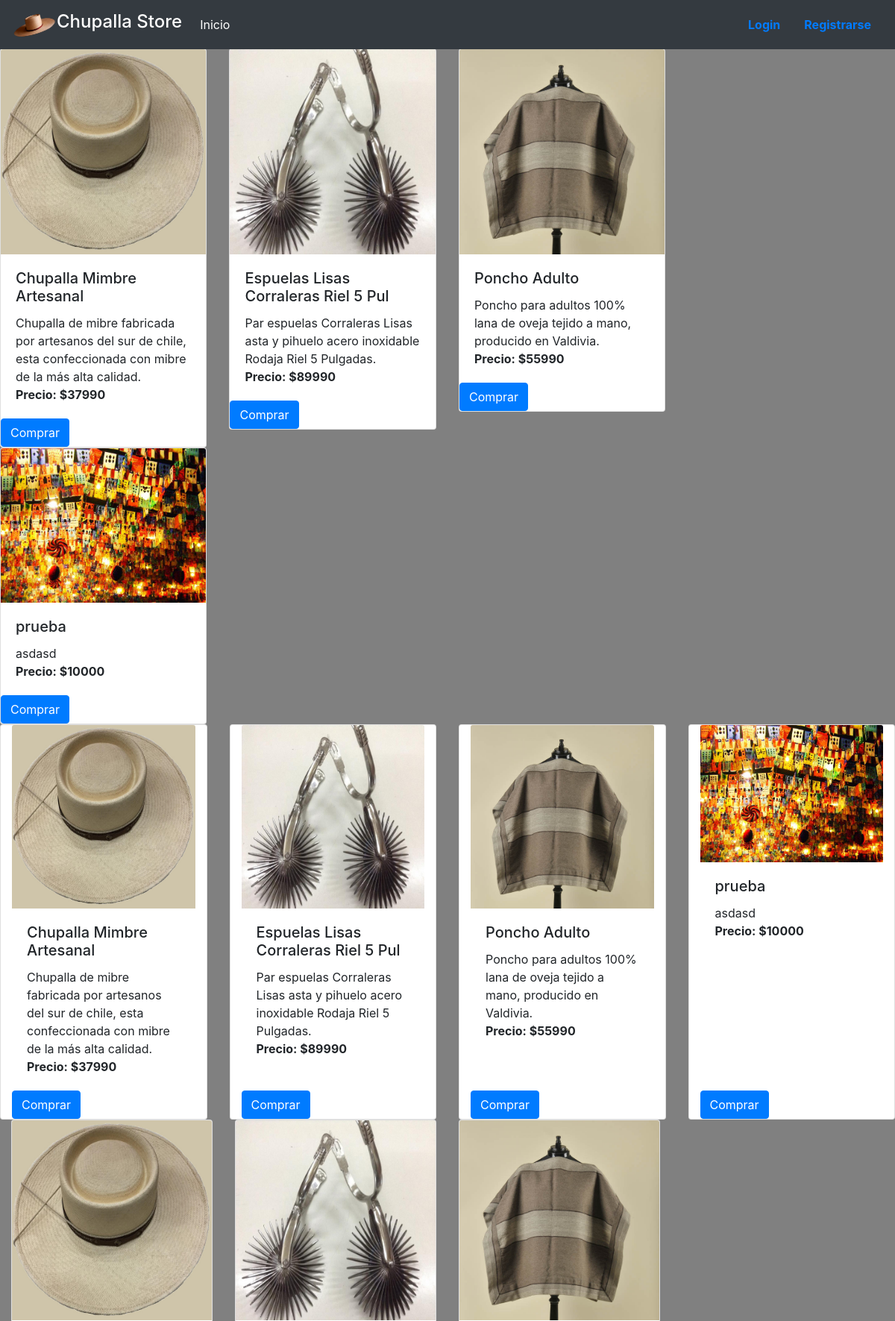
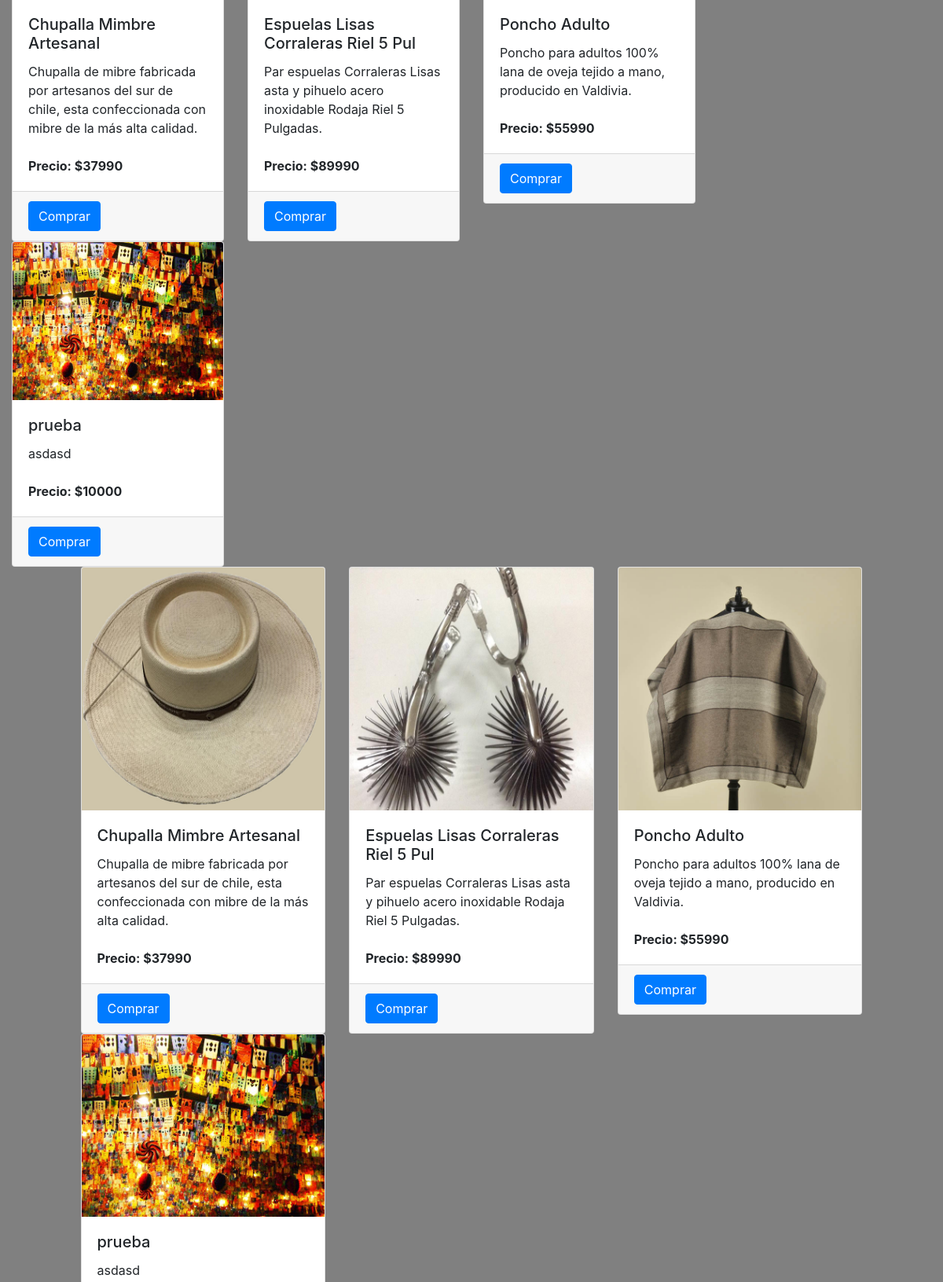
Screenshot of /lista (upper part) with the database file from the repository (2 pictures, top to bottom).
### chupallaStore/models.py (models this page shows, shortened)
class Product(models.Model):
    name = models.CharField(max_length=300)
    category = models.ForeignKey(Category, on_delete=models.CASCADE)
    image = models.ImageField(upload_to='products/', blank=True)
    excerpt = models.TextField(max_length=200, verbose_name='Extracto')
    detail = models.TextField(max_length=1000, verbose_name='Informacion del producto')
    price = models.IntegerField()
    available = models.BooleanField(default=True)
    class Meta:
        db_table= 'products'
        verbose_name = 'Producto'
        verbose_name_plural = 'Productos'
        ordering = ['id']

### chupallaStore/views.py (the view)
# urls.py: path('lista',views.listado_productos,name='lista'),
def listado_productos(request):
    products = Product.objects.all()
    return render(request, "listado.html", {
        "products":products
    })

### chupallaStore/templates/listado.html (shortened to what this page needs)
{% extends "index.html" %}
{% block content %}
    <div class="row">
        <div class="col-9">
            <div class="row">
                {% for product in products %}
                    <div class="col-sm-12 col-md-3 col-lg-4">
                        <div class="card" style="width: 100%;">
                            <img src="{{ product.image.url }}" style="width:100%;" class="card-img-top" alt="{{ product.name }}" />
                            <div class="card-body">
                                <h5 class="card-title">{{ product.name }}</h5>
                                <p class="card-text"> {{product.excerpt}} <br><strong> Precio: ${{product.price}} </strong></p>
                            </div>
                            <div>
                                <a class="btn btn-primary" href="#">Comprar</a>
                            </div>
                        </div>
                    </div>
                {% endfor %}
            </div>
        </div>
        <div class="col-3">
        </div>
    </div>
    <div class="card-deck">
        {% for product in products %}
                <div class="card col-sm-12 col-md-3 col-lg-3" style="width: 100%;">
                    <img src="{{ product.image.url }}" style="width:100%;" class="card-img-top"
                        alt="{{ product.name }}" />
                    <div class="card-body">
                        <h5 class="card-title">{{ product.name }}</h5>
                        <p class="card-text"> {{product.excerpt}} <br><strong> Precio: ${{product.price}} </strong></p>
                    </div>
                    <div>
                        <a class="btn btn-primary" href="#">Comprar</a>
                    </div>
                </div>
        {% endfor %}
    </div>
    <div class="col-9">
        <div class="row">
            {% for product in products %}
            <div class="col-sm-12 col-md-3 col-lg-4">
                <div class="card" style="width: 100%;">
                    <img src="{{ product.image.url }}" style="width:100%;" class="card-img-top" alt="{{ product.name }}" />
                    <div class="card-body">
                        <h5 class="card-title">{{ product.name }}</h5>
                        <p class="card-text"> {{product.excerpt}} <br><br><strong> Precio: ${{product.price}} </strong></p>
                    </div>
                    <div class="card-footer">
                        <a class="btn btn-primary" href="#">Comprar</a>
                    </div>
                </div>
            </div>
            {% endfor %}
        </div>
    </div>
    <div class="row justify-content-center">
        <div class="col-10">
            <div class="row">
                {% for product in products %}
                <div class="col-sm-12 col-md-4 col-lg-4">
                    <div class="card" style="width: 100%;">
                        <img src="{{ product.image.url }}" style="width:100%;" class="card-img-top" alt="{{ product.name }}" />
                        <div class="card-body">
                            <h5 class="card-title">{{ product.name }}</h5>
                            <p class="card-text"> {{product.excerpt}} <br><br><strong> Precio: ${{product.price}} </strong></p>
                        </div>
                        <div class="card-footer">
                            <a class="btn btn-primary" href="#">Comprar</a>
                        </div>
                    </div>
                </div>
                {% endfor %}
            </div>
        </div>
    </div>
{% endblock %}

### chupallaStore/static/css/estilo.css (style rules this page uses)
* { margin: 0; padding: 0; list-style: none; }
body { background: gray; padding-top: 65px; }

### rows the page displays
Product: image (picture), name "Chupalla Mimbre Artesanal", excerpt "Chupalla de mibre fabricada por artesanos del sur de chile, esta confeccionada con mibre de la más alta calidad.", price "37990"
Product: image (picture), name "Espuelas Lisas Corraleras Riel 5 Pul", excerpt "Par espuelas Corraleras Lisas asta y pihuelo acero inoxidable Rodaja Riel 5 Pulgadas.", price "89990"
Product: image (picture), name "Poncho Adulto", excerpt "Poncho para adultos 100% lana de oveja tejido a mano, producido en Valdivia.", price "55990"
Product: image (picture), name "prueba", excerpt "asdasd", price "10000"
